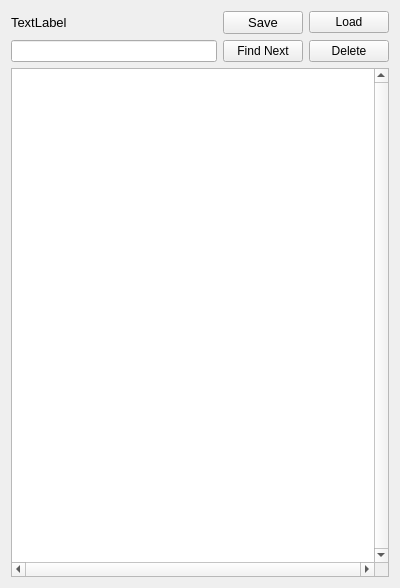
<?xml version="1.0" encoding="UTF-8"?>
<ui version="4.0">
 <class>OneGramModelViewWidget</class>
 <widget class="QWidget" name="OneGramModelViewWidget">
  <property name="geometry">
   <rect>
    <x>0</x>
    <y>0</y>
    <width>400</width>
    <height>588</height>
   </rect>
  </property>
  <property name="windowTitle">
   <string>Form</string>
  </property>
  <layout class="QVBoxLayout" name="verticalLayout">
   <item>
    <layout class="QHBoxLayout" name="horizontalLayout_2">
     <item>
      <widget class="QLabel" name="label">
       <property name="sizePolicy">
        <sizepolicy hsizetype="Expanding" vsizetype="Preferred">
         <horstretch>0</horstretch>
         <verstretch>0</verstretch>
        </sizepolicy>
       </property>
       <property name="font">
        <font>
         <pointsize>10</pointsize>
        </font>
       </property>
       <property name="text">
        <string>TextLabel</string>
       </property>
      </widget>
     </item>
     <item>
      <widget class="QPushButton" name="savePushButton">
       <property name="minimumSize">
        <size>
         <width>20</width>
         <height>0</height>
        </size>
       </property>
       <property name="font">
        <font>
         <pointsize>10</pointsize>
        </font>
       </property>
       <property name="text">
        <string>Save</string>
       </property>
      </widget>
     </item>
     <item>
      <widget class="QPushButton" name="loadPushButton">
       <property name="text">
        <string>Load</string>
       </property>
      </widget>
     </item>
    </layout>
   </item>
   <item>
    <layout class="QHBoxLayout" name="horizontalLayout">
     <item>
      <widget class="QLineEdit" name="findLineEdit"/>
     </item>
     <item>
      <widget class="QPushButton" name="findPushButton">
       <property name="text">
        <string>Find Next</string>
       </property>
      </widget>
     </item>
     <item>
      <widget class="QPushButton" name="deletePushButton">
       <property name="text">
        <string>Delete</string>
       </property>
      </widget>
     </item>
    </layout>
   </item>
   <item>
    <widget class="GNGTableView" name="tableView">
     <property name="font">
      <font>
       <pointsize>10</pointsize>
      </font>
     </property>
     <property name="verticalScrollBarPolicy">
      <enum>Qt::ScrollBarAlwaysOn</enum>
     </property>
     <property name="horizontalScrollBarPolicy">
      <enum>Qt::ScrollBarAlwaysOn</enum>
     </property>
    </widget>
   </item>
  </layout>
 </widget>
 <customwidgets>
  <customwidget>
   <class>GNGTableView</class>
   <extends>QTableView</extends>
   <header location="global">gng_tableview.h</header>
  </customwidget>
 </customwidgets>
 <resources/>
 <connections/>
</ui>
